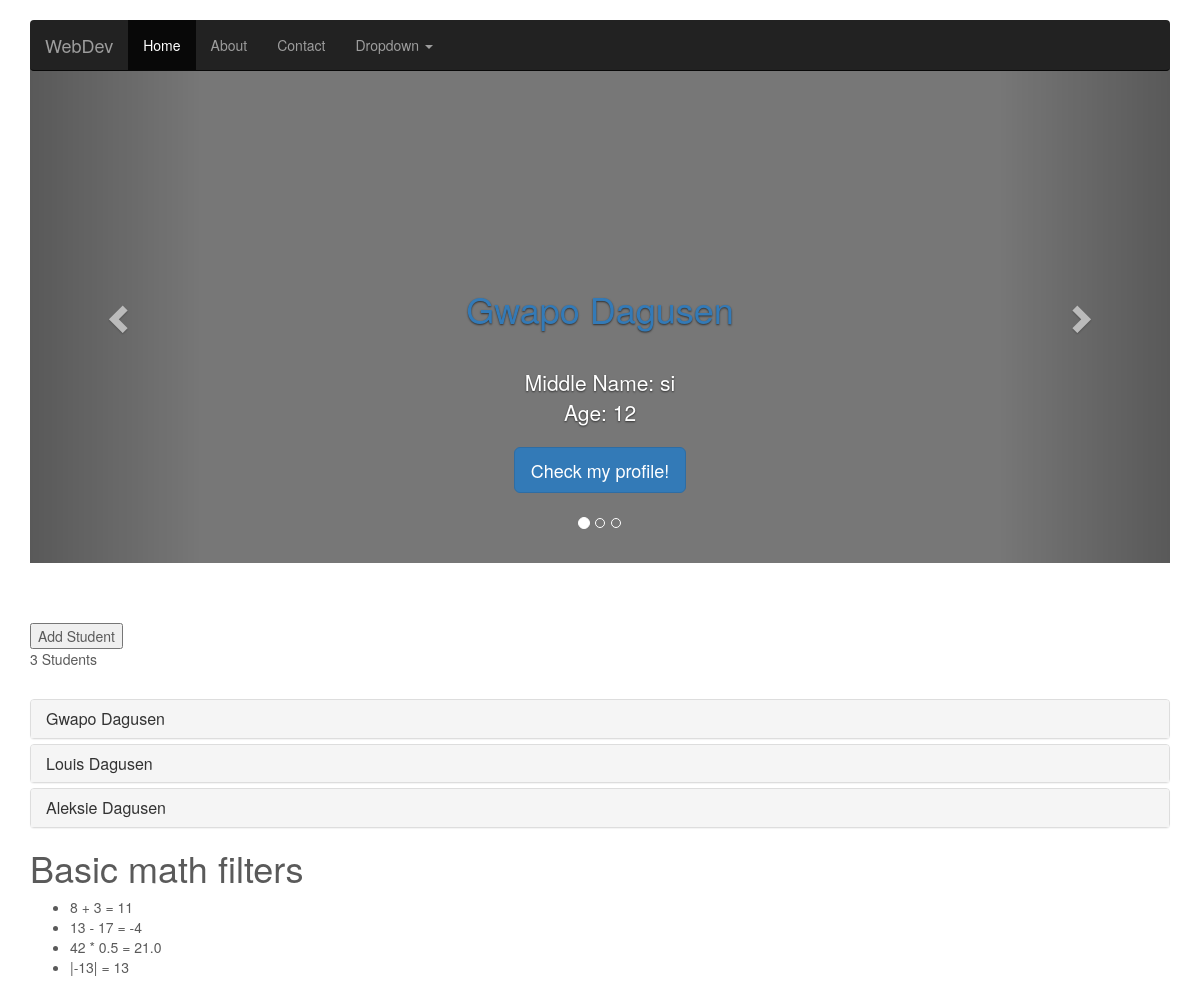
The page / on the database its author committed.
### student/models.py (models this page shows, shortened)
class Detail(models.Model):
	first_name = models.CharField(max_length=150)
	last_name = models.CharField(max_length=150)
	middle_name = models.CharField(max_length=150)
	age = models.IntegerField()
	birthday = models.DateTimeField ()
	course = models.ManyToManyField("Course", related_name="Detail")

### student/views.py (the view)
# urls.py: url(r'^$', list_student, name= 'student'),
def list_student(request):
	students = Detail.objects.exclude()
	context = {
		'students': students
	}
	return render(request, "index.html", context)

### student/templates/index.html (shortened to what this page needs)
{% extends "base.html" %}
{% block content %}
{% load mathfilters %}
   <h2>Students</h2>
    <div id="myCarousel" class="carousel slide" data-ride="carousel">
      <ol class="carousel-indicators">
        <li data-target="#myCarousel" data-slide-to="0" class="active"></li>
        <li data-target="#myCarousel" data-slide-to="1"></li>
        <li data-target="#myCarousel" data-slide-to="2"></li>
      </ol>
      <div class="carousel-inner" role="listbox">
		{% for student in students %}
        <div class="item">
          <img class="first-slide" alt="First slide">
          <div class="container">
            <div class="carousel-caption">
              <h1><a href="{% url 'student-detail' pk=student.id %}">
				{{ student.first_name}} {{ student.last_name}}
				</a>
				</h1>
              <p>
			  </br>Middle Name: {{ student.middle_name}} </br>
			  Age: {{ student.age}}
			  </p>
              <p><a class="btn btn-lg btn-primary" href="{% url 'student-detail' pk=student.id %}" role="button">Check my profile!</a></p>
            </div>
          </div>
        </div>
        {% endfor %}
      </div>
      <a class="left carousel-control" href="#myCarousel" role="button" data-slide="prev">
        <span class="glyphicon glyphicon-chevron-left" aria-hidden="true"></span>
      </a>
      <a class="right carousel-control" href="#myCarousel" role="button" data-slide="next">
        <span class="glyphicon glyphicon-chevron-right" aria-hidden="true"></span>
      </a>
    </div>
	<form action="{% url 'student-form' %}">
		<input type="submit" Value="Add Student">
	</form>
	<p>{{ students.count }} Students</p>
	<br>
	<div class="panel-group" id="accordion" role="tablist" aria-multiselectable="true">
	{% for student in students %}
	  <div class="panel panel-default">
		<div class="panel-heading" role="tab" id="headingOne">
		  <h4 class="panel-title">
			<a role="button" data-toggle="collapse" data-parent="#accordion" href="#collapse-{{ student.last_name}}" aria-expanded="true" aria-controls="collapseOne">
			  {{ student.first_name}} {{ student.last_name}}
			</a>
		  </h4>
		</div>
	  </div>
	   {% endfor %}
	</div>
	<h1>Basic math filters</h1>
	<ul>
		<li>8 + 3 = {{ 8|add:3 }}</li>
		<li>13 - 17 = {{ 13|sub:17 }}</li>
		{% with answer=42 %}
		<li>42 * 0.5 = {{ answer|mul:0.5 }}</li>
		{% endwith %}
		<li>|-13| = {{ -13|abs }}</li>
	</ul>
{% endblock %}

### forms/templates/base.html (shortened to what this page needs)
{% load static %}
<!DOCTYPE html>
<html lang="en">
  <head>
    <link href="{% static 'css/bootstrap.min.css' %}" rel="stylesheet">
	<link href="{% static 'css/carousel.css' %} " rel="stylesheet">
    <link href="{% static 'css/theme.css' %} " rel="stylesheet">
  </head>
  <body>
  <div class="navbar-wrapper">
      <div class="container">
        <nav class="navbar navbar-inverse navbar-static-top">
          <div class="container">
            <div class="navbar-header">
              <a class="navbar-brand" href="#"> WebDev</a>
            </div>
            <div id="navbar" class="navbar-collapse collapse">
              <ul class="nav navbar-nav">
                <li class="active"><a href="#">Home</a></li>
                <li><a href="#about">About</a></li>
                <li><a href="#contact">Contact</a></li>
                <li class="dropdown">
                  <a href="#" class="dropdown-toggle" data-toggle="dropdown" role="button" aria-haspopup="true" aria-expanded="false">Dropdown <span class="caret"></span></a>
                </li>
              </ul>
            </div>
          </div>
        </nav>
      </div>
    </div>
	<div class="container">
   <main>
   {% block content %}
   {% endblock %}
   </main>
	</div>
   </body>
</html>

### forms/static/css/carousel.css (style rules this page uses)
body { padding-bottom: 40px; color: #5a5a5a; }
.navbar-wrapper { position: absolute; top: 0; right: 0; left: 0; z-index: 20; }
.navbar-wrapper > .container { padding-right: 0; padding-left: 0; }
.navbar-wrapper .navbar { padding-right: 15px; padding-left: 15px; }
.navbar-wrapper .navbar .container { width: auto; }
.carousel { height: 500px; margin-bottom: 60px; }
.carousel-caption { z-index: 10; }
.carousel .item { height: 500px; background-color: #777; }
.carousel-inner > .item > img { position: absolute; top: 0; left: 0; min-width: 100%; height: 500px; }
@media (min-width: 768px) { .navbar-wrapper { margin-top: 20px; } }
@media (min-width: 768px) { .navbar-wrapper .container { padding-right: 15px; padding-left: 15px; } }
@media (min-width: 768px) { .navbar-wrapper .navbar { padding-right: 0; padding-left: 0; } }
@media (min-width: 768px) { .navbar-wrapper .navbar { border-radius: 4px; } }
@media (min-width: 768px) { .carousel-caption p { margin-bottom: 20px; font-size: 21px; line-height: 1.4; } }

### forms/static/css/theme.css (style rules this page uses)
body { padding-bottom: 40px; color: #5a5a5a; }
.navbar-wrapper { position: absolute; top: 0; right: 0; left: 0; z-index: 20; }
.navbar-wrapper > .container { padding-right: 0; padding-left: 0; }
.navbar-wrapper .navbar { padding-right: 15px; padding-left: 15px; }
.navbar-wrapper .navbar .container { width: auto; }
.carousel { height: 500px; margin-bottom: 60px; }
.carousel-caption { z-index: 10; }
.carousel .item { height: 500px; background-color: #777; }
.carousel-inner > .item > img { position: absolute; top: 0; left: 0; min-width: 100%; height: 500px; }
@media (min-width: 768px) { .navbar-wrapper { margin-top: 20px; } }
@media (min-width: 768px) { .navbar-wrapper .container { padding-right: 15px; padding-left: 15px; } }
@media (min-width: 768px) { .navbar-wrapper .navbar { padding-right: 0; padding-left: 0; } }
@media (min-width: 768px) { .navbar-wrapper .navbar { border-radius: 4px; } }
@media (min-width: 768px) { .carousel-caption p { margin-bottom: 20px; font-size: 21px; line-height: 1.4; } }

### rows shown on the page
Detail: first_name "Gwapo", last_name "Dagusen", middle_name "si", age "12"
Detail: first_name "Louis", last_name "Dagusen"
Detail: first_name "Aleksie", last_name "Dagusen"

### other values the page prints
{{ students.count }} "3"
{{ 8|add:3 }} "11"
{{ 13|sub:17 }} "-4"
{{ answer|mul:0.5 }} "21.0"
{{ -13|abs }} "13"
